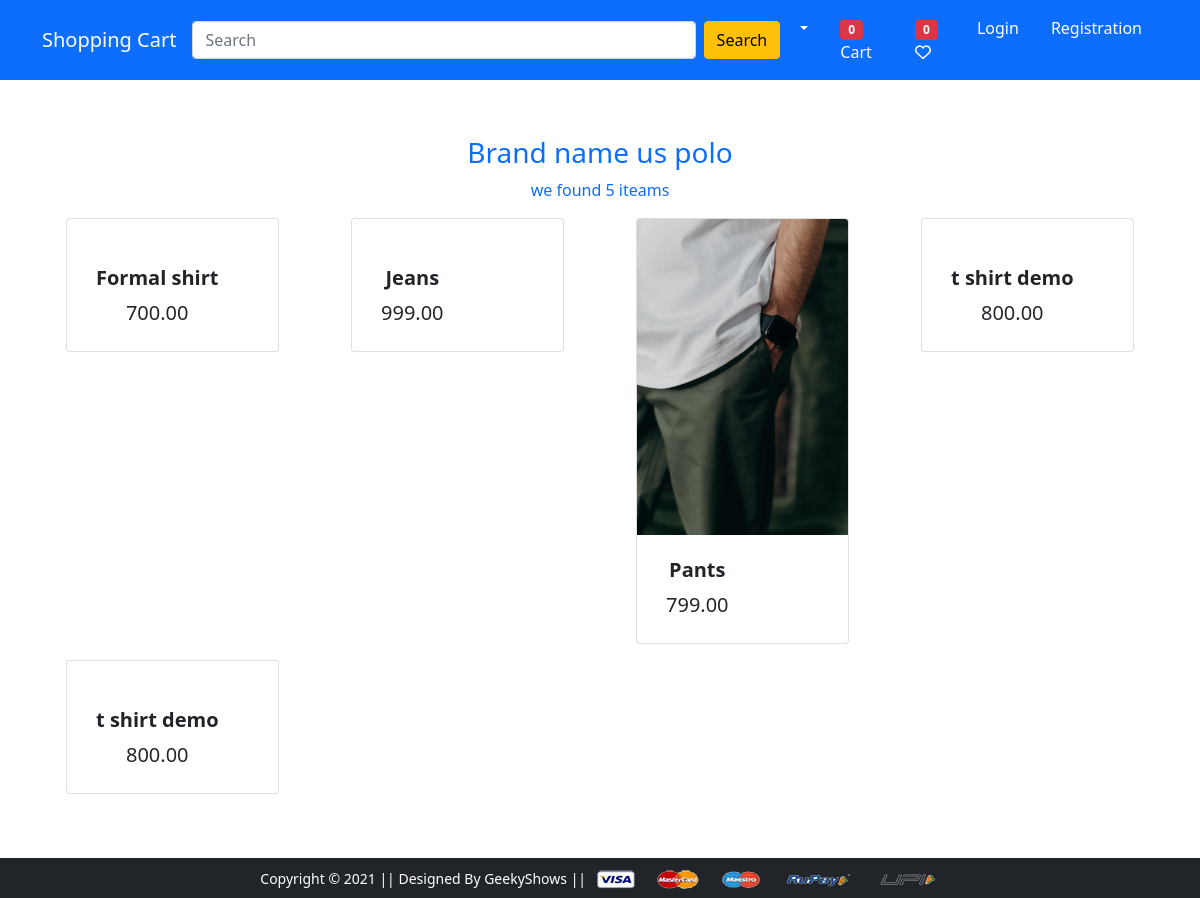
/brand/2/, run on the app's committed database.
### core/models.py (models this page shows, shortened)
class Brand(models.Model):
    brand_name = models.CharField(max_length=100)
    image = models.ImageField(upload_to='product', null=True)

class Product(models.Model):
    title = models.CharField(max_length=100)
    product_image = models.ImageField(upload_to='product')
    selling_price = models.DecimalField(max_digits=999999999, decimal_places=2)
    discount_rate = models.DecimalField(max_digits=999999999, decimal_places=2)
    description = models.TextField()
    brand = models.ForeignKey(Brand, on_delete=models.SET_NULL, null=True)
    category = models.ForeignKey(Cetogeory, on_delete=models.SET_NULL, null=True, related_name='category')
    qty = models.IntegerField(default=1, null=True)
    tag = TaggableManager(blank=True)
    featured = models.BooleanField(default=True)
    date = models.DateField(auto_now=True)

### core/views.py (the view)
# urls.py: path('brand/<id>/', views.brand_product_list, name='brand_product_list'),
def brand_product_list(request,id):
  brand = Brand.objects.get(id=id)
  product = Product.objects.filter(brand=brand)
  context = {
    'brand': brand,
    'product' : product,
  }
  return render(request, 'app/brand-list.html', context)

### core/context_proccessors.py (called while the page is built, shortened)
def default(request):
    categories = Cetogeory.objects.all()
    product = Product.objects.all()
    brand = Brand.objects.all()
    cart_count = 0
    wish_list_count = 0
    return {
        'categories': categories,
        'product': product,
        'brand': brand,
        'cart_count' :cart_count,
        'wish_list_count': wish_list_count
    }

### templates/app/brand-list.html (shortened to what this page needs)
{% extends 'app/base.html' %}
{% load static %}
{% block main-content %}
<div class="container rounded mt-5">
    <div class="row">
        <div class="col-12 text-primary text-center">
            <h3 class=" container font-weight-bold pt-2"> Brand name {{brand.brand_name}}</h3>
            <p class="container">we found {{product.count}} iteam{{product.count|pluralize}}</p>
        </div>
    </div>
    <div class="row">
      {% for p in product %}
      <div class="col-sm-3">
          <div class="container mb-3">
              <div class="card custom-card">
                  <a href="{% url 'app:productdetail' p.id %}">
                      <img src="{{ p.product_image.url }}" class="card-img-top" alt="">
                  </a>
                  <div class="card-body hover">
                      <a href="{% url 'app:productdetail' p.id %}" class="btn">
                          <h5 class="card-title fw-bold custom-title">{{ p.title }}</h5>
                          <p class="card-text fs-5 custom-text">{{ p.selling_price }}</p>
                      </a>
                  </div>
              </div>
          </div>
      </div>
      {% endfor %}
  </div>
</div>
{% endblock main-content%}

### data on the page
Brand: brand_name "us polo"
Product: title "Formal shirt", selling_price "700.00"
Product: title "Jeans", selling_price "999.00"
Product: product_image (picture), title "Pants", selling_price "799.00"
Product: title "t shirt demo", selling_price "800.00"
Product: title "t shirt demo", selling_price "800.00"

### other printed values
{{ cart_count }} "0"
{{ wish_list_count }} "0"
{{ product.count }} "5"
